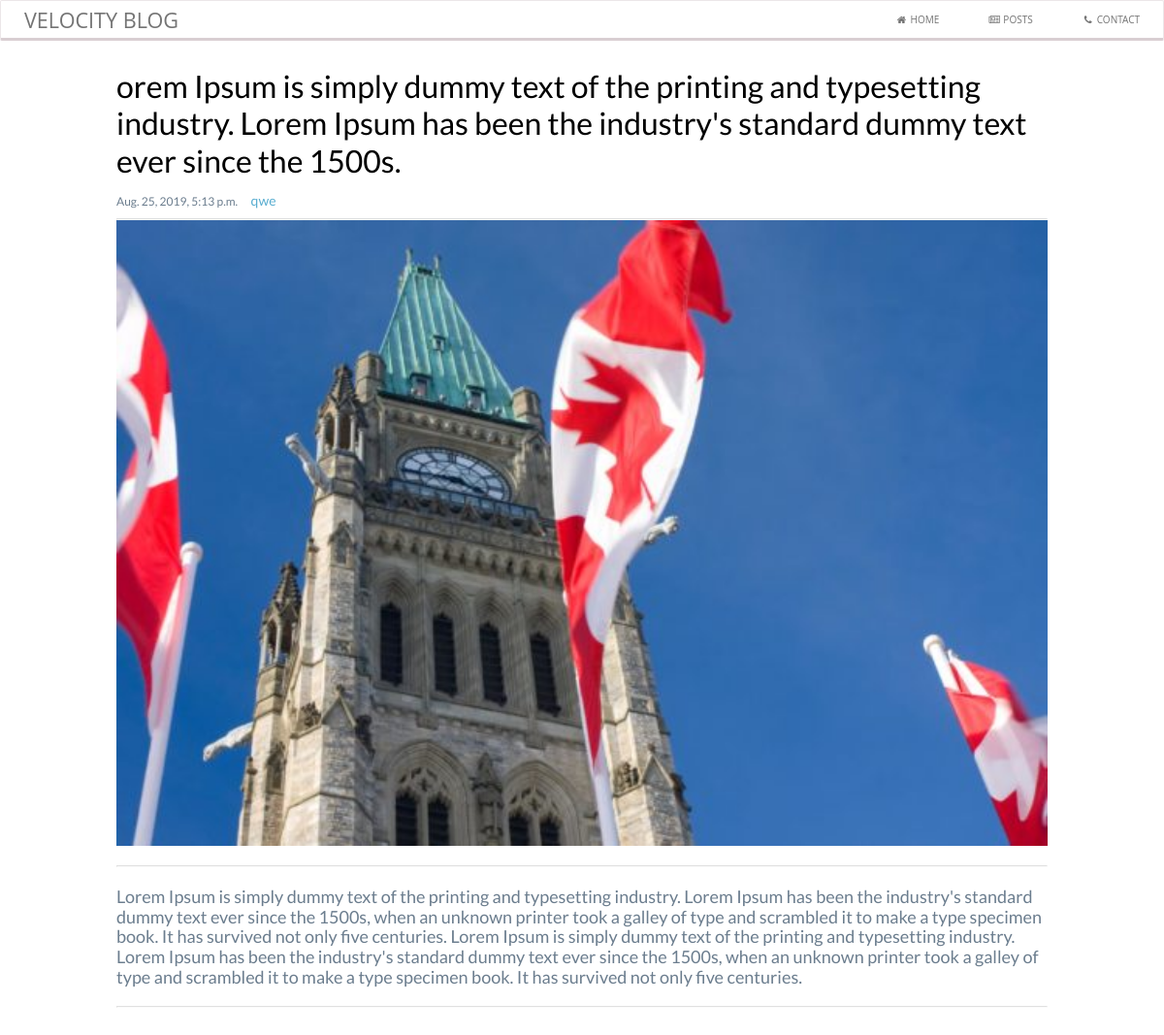
Before: /blog/1/ with the older database file.
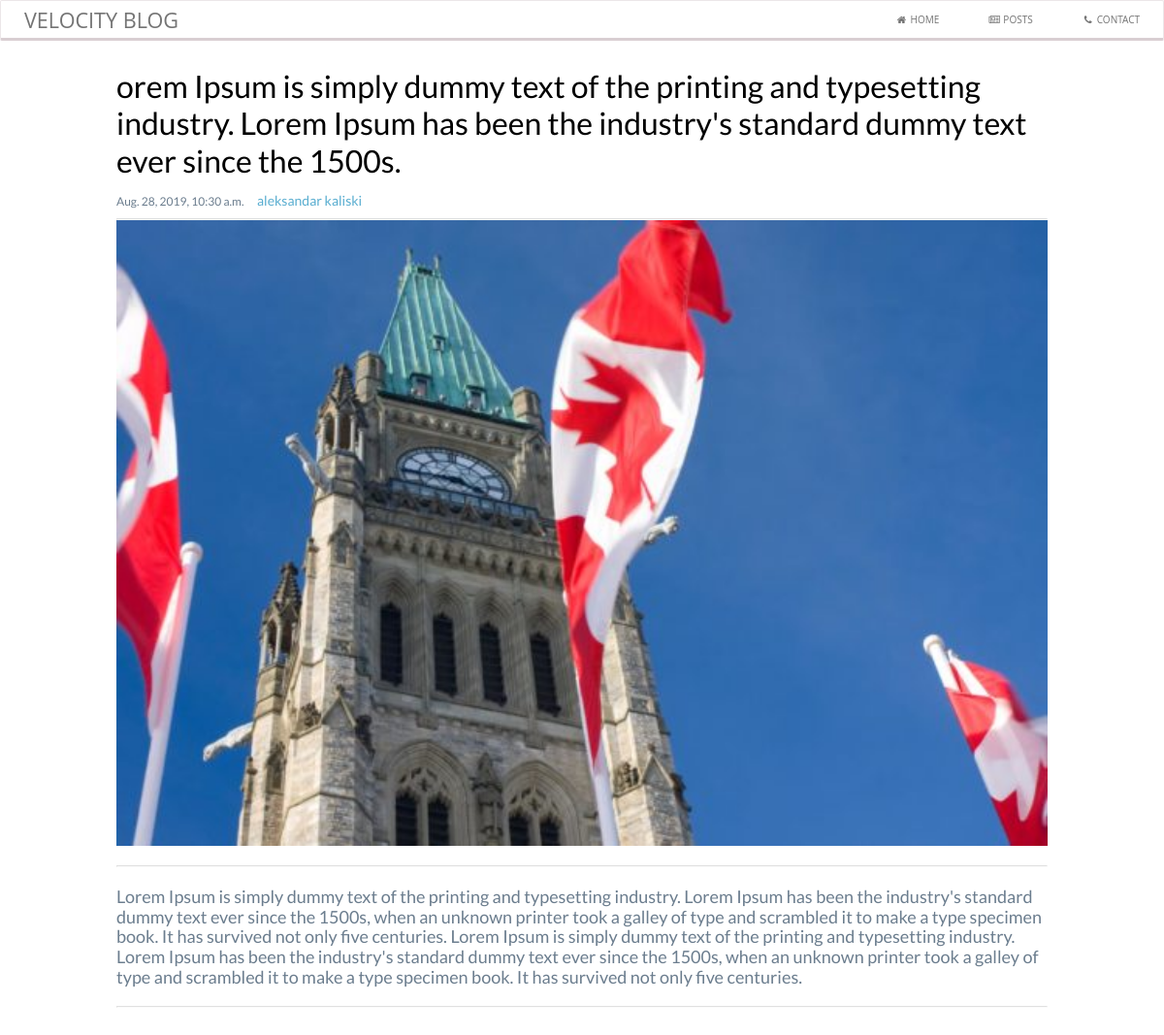
After: the same page with the newer database file.
### blog/models.py (models this page shows, shortened)
class Blog(models.Model):
	title = models.CharField(max_length=255)
	content = models.TextField(null=True)
	timestamp = models.DateTimeField(auto_now=True, auto_now_add=False)
	author = models.CharField(max_length=255)
	category = models.ForeignKey(Category, on_delete=models.CASCADE)
	visit = models.IntegerField()
	favorite = models.IntegerField()
	pic = models.ImageField(upload_to = 'static/upload_folder/', default = 'static/upload_folder/None/no-img.jpg', max_length=250)
	is_active = models.BooleanField()

### blog/views.py (the view)
# urls.py: url(r'^(?P<id>\d+)/$', views.detail, name='detail'),
def detail(request, id=None):
  blog = get_object_or_404(Blog, id=id)
  context= {
    'blog': blog,
  }
  return render(request, 'detail.html', context)

### blog/templates/detail.html (shortened to what this page needs)
{% extends 'base.html' %}
{% load static %}
{% block content %}
<main class="transaction-page">
    {% include 'menu.html' %}
    <section class="inner-wrap">
        <div class="page-container">
          <div class="container main-content">
            <h3>{{blog.title}}</h3>
            <div class="blog-info">
              <span style="font-size: 12px;">{{blog.timestamp}}</span>
              <span style="margin: 0 10px; font-size: 14px; color: #58add0;"> {{blog.author}}</span>
            </div>
            <hr style="width: 100%; border-color: rgba(239, 239, 239, 0.3);">
            <img src="/{{blog.pic}}"/>
            <hr style="width: 100%; margin-top: 20px; border-color: rgba(239, 239, 239, 0.3);">
            <div class="content">{{blog.content}}</div>
            <hr style="width: 100%; border-color: rgba(239, 239, 239, 0.3);">
          </div>
        </div>
    </section>
</main>
{% endblock content %}

Changed rows visible on the page:
changed Blog: timestamp "Aug. 25, 2019, 5:13 p.m." → "Aug. 28, 2019, 10:30 a.m."; author "qwe" → "aleksandar kaliski"
